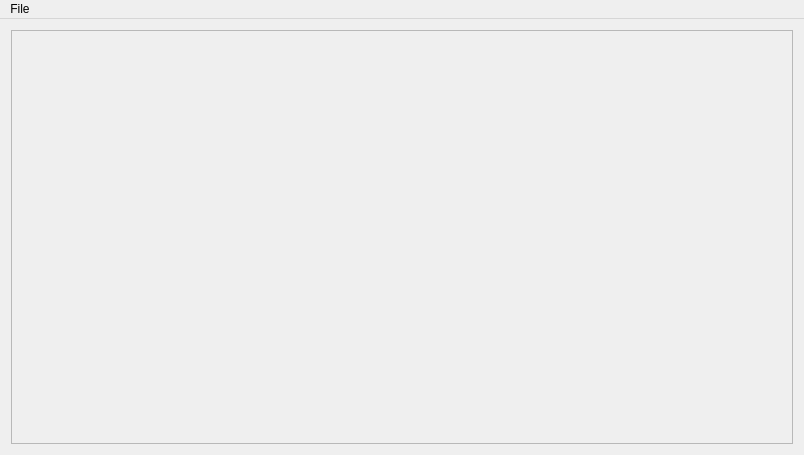
<?xml version="1.0" encoding="UTF-8"?>
<ui version="4.0">
 <class>MainWindow</class>
 <widget class="QMainWindow" name="MainWindow">
  <property name="geometry">
   <rect>
    <x>0</x>
    <y>0</y>
    <width>804</width>
    <height>455</height>
   </rect>
  </property>
  <property name="windowTitle">
   <string>MainWindow</string>
  </property>
  <widget class="QWidget" name="centralWidget">
   <layout class="QHBoxLayout" name="horizontalLayout">
    <item>
     <widget class="QXCollectionView" name="scrollArea">
      <property name="widgetResizable">
       <bool>true</bool>
      </property>
     </widget>
    </item>
   </layout>
  </widget>
  <widget class="QMenuBar" name="menuBar">
   <property name="geometry">
    <rect>
     <x>0</x>
     <y>0</y>
     <width>804</width>
     <height>20</height>
    </rect>
   </property>
   <widget class="QMenu" name="menuFile">
    <property name="title">
     <string>File</string>
    </property>
    <addaction name="actionOpen"/>
   </widget>
   <addaction name="menuFile"/>
  </widget>
  <action name="actionOpen">
   <property name="text">
    <string>Open</string>
   </property>
  </action>
 </widget>
 <layoutdefault spacing="6" margin="11"/>
 <customwidgets>
  <customwidget>
   <class>QXCollectionView</class>
   <extends>QScrollArea</extends>
   <header>QXCollectionView.h</header>
   <container>1</container>
  </customwidget>
 </customwidgets>
 <resources/>
 <connections/>
</ui>
